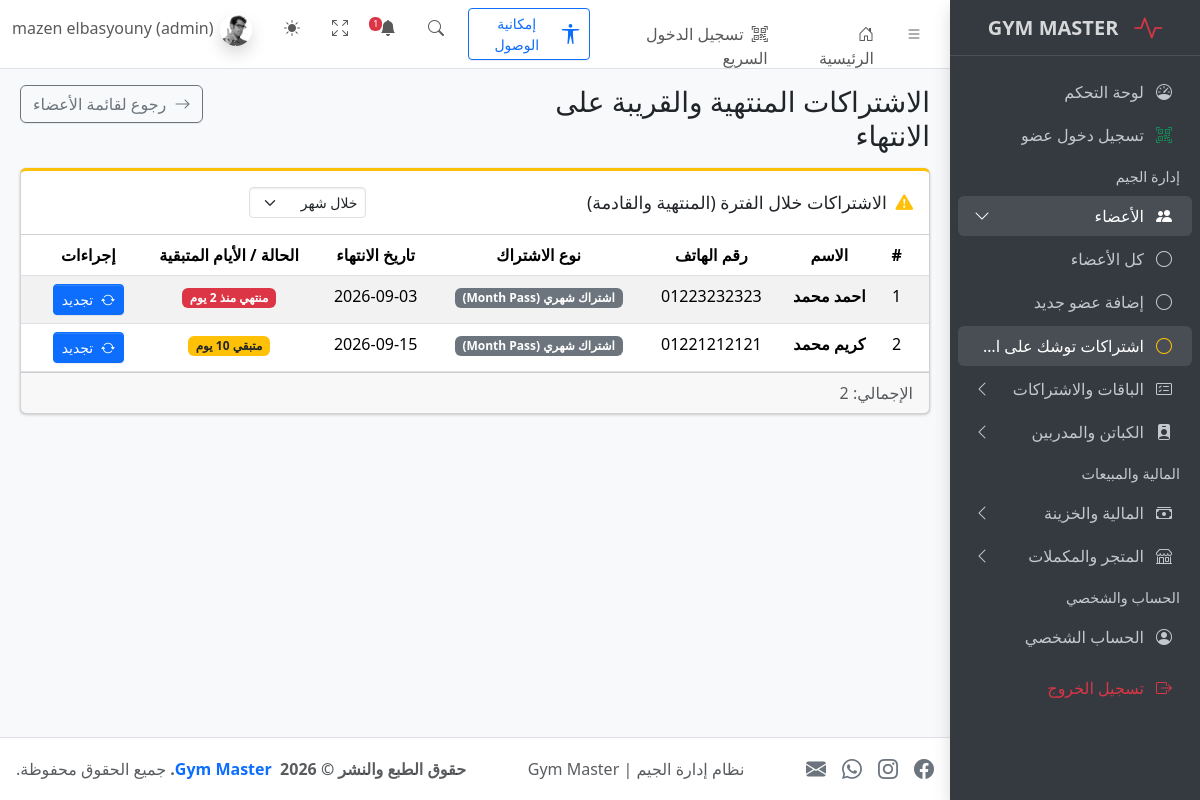
The app's page /expiring.php (signed in), older data.
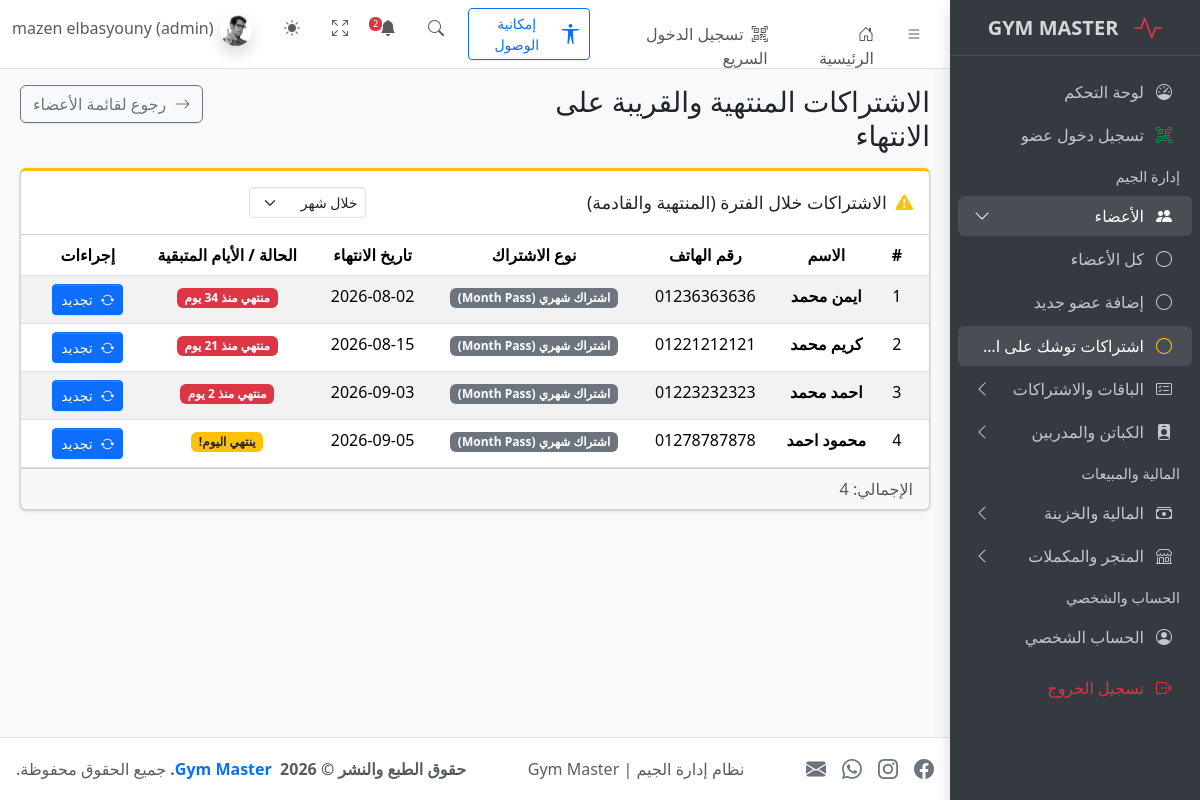
The same page, newer data.
### tables this page shows
CREATE TABLE `members` (
  `id` int(11) NOT NULL,
  `full_name` varchar(100) NOT NULL,
  `phone` varchar(20) NOT NULL,
  `email` varchar(150) DEFAULT NULL,
  `address` varchar(255) DEFAULT NULL,
  `gender` enum('male','female') NOT NULL DEFAULT 'male',
  `birth_date` date DEFAULT NULL,
  `join_date` date NOT NULL,
  `notes` text DEFAULT NULL,
  `created_at` timestamp NOT NULL DEFAULT current_timestamp(),
  `membership_type` varchar(50) DEFAULT NULL,
  `subscription_start` date DEFAULT NULL,
  `subscription_end` date DEFAULT NULL,
  `status` varchar(20) DEFAULT 'active'
);

### expiring.php (the view, shortened to what the changed rows need)
<?php
require_once __DIR__ . '/config/db.php';
$canRenew = isset($_SESSION['user_id']) && in_array($_SESSION['role'] ?? '', ['admin', 'staff'], true);
$days = isset($_GET['days']) && ctype_digit($_GET['days']) ? (int)$_GET['days'] : 30;
try {
    $stmt = $pdo->prepare("
        SELECT m.*,
               sub_latest.end_date AS subscription_end,
               sub_latest.membership_type,
               DATEDIFF(sub_latest.end_date, CURRENT_DATE()) AS days_left
        FROM members m
        INNER JOIN (
            SELECT s.member_id, s.end_date, p.name AS membership_type, s.id
            FROM subscriptions s
            LEFT JOIN packages p ON s.package_id = p.id
            WHERE s.id IN (
                SELECT MAX(id)
                FROM subscriptions
                GROUP BY member_id
            )
        ) sub_latest ON m.id = sub_latest.member_id
        WHERE DATEDIFF(sub_latest.end_date, CURRENT_DATE()) <= ?
        ORDER BY sub_latest.end_date ASC
    ");
    $stmt->execute([$days]);
    $expiringMembers = $stmt->fetchAll();
} catch (Exception $e) {
    $expiringMembers = [];
}
require_once __DIR__ . '/includes/header.php';
?>
<main class="app-main">
    <div class="app-content">
        <div class="container-fluid">
            <div class="card card-outline card-warning">
                <div class="card-header d-flex justify-content-between align-items-center">
                    <h3 class="card-title">
                    </h3>
                    <div class="card-tools">
                    </div>
                </div>
                <div class="card-body p-0">
                    <table class="table table-striped table-hover m-0 text-center">
                        <thead>
                            <tr>
                                <th>#</th>
                                <th>الاسم</th>
                                <th>رقم الهاتف</th>
                                <th>نوع الاشتراك</th>
                                <th>تاريخ الانتهاء</th>
                                <th>الحالة / الأيام المتبقية</th>
                                <?php if ($canRenew): ?>
                                    <th>إجراءات</th>
                                <?php endif; ?>
                            </tr>
                        </thead>
                        <tbody>
                            <?php if (!empty($expiringMembers)): ?>
                                <?php foreach ($expiringMembers as $index => $member):
                                    $daysLeft = (int)$member['days_left'];
                                    $isExpired = $daysLeft < 0;
                                ?>
                                    <tr>
                                        <td><?= $index + 1 ?></td>
                                        <td class="fw-bold"><?= htmlspecialchars($member['full_name']) ?></td>
                                        <td><?= htmlspecialchars($member['phone']) ?></td>
                                        <td><span class="badge bg-secondary"><?= htmlspecialchars($member['membership_type'] ?? 'اشتراك') ?></span></td>
                                        <td><?= htmlspecialchars($member['subscription_end']) ?></td>
                                        <td>
                                            <?php if ($isExpired): ?>
                                                <span class="badge bg-danger">
                                                    منتهي منذ <?= abs($daysLeft) ?> يوم
                                                </span>
                                            <?php elseif ($daysLeft === 0): ?>
                                                <span class="badge bg-warning text-dark">
                                                    ينتهي اليوم!
                                                </span>
                                            <?php else: ?>
                                                <span class="badge bg-warning text-dark">
                                                    متبقي <?= $daysLeft ?> يوم
                                                </span>
                                            <?php endif; ?>
                                        </td>
                                        <?php if ($canRenew): ?>
                                            <td>
                                                <a href="./create-invoice.php?member_id=<?= (int)$member['id'] ?>" class="btn btn-sm btn-primary">
                                                    <i class="bi bi-arrow-repeat me-1"></i> تجديد
                                                </a>
                                            </td>
                                        <?php endif; ?>
                                    </tr>
                                <?php endforeach; ?>
                            <?php endif; ?>
                        </tbody>
                    </table>
                </div>
                <div class="card-footer text-muted">
                    الإجمالي: <?= count($expiringMembers) ?>
                </div>
            </div>
        </div>
    </div>
</main>
<?php require_once __DIR__ . '/includes/footer.php'; ?>

### includes/header.php (shortened to what the changed rows need)
<?php
require_once __DIR__ . '/../config/db.php';
$isAdmin = isset($_SESSION['user_role']) && strtolower($_SESSION['user_role']) === 'admin';
$expiringCount = 0;
$newMembersCount = 0;
if (isset($conn) && $conn instanceof mysqli && !$conn->connect_error) {
    $expQuery = $conn->query("SELECT COUNT(*) as total FROM subscriptions WHERE end_date BETWEEN CURRENT_DATE() AND DATE_ADD(CURRENT_DATE(), INTERVAL 3 DAY)");
    if ($expQuery) {
        $expiringCount = (int)$expQuery->fetch_assoc()['total'];
    }
    $newQuery = $conn->query("SELECT COUNT(*) as total FROM members WHERE DATE(join_date) = CURRENT_DATE()");
    if ($newQuery) {
        $newMembersCount = (int)$newQuery->fetch_assoc()['total'];
    }
}
$totalNotifications = $expiringCount + $newMembersCount + ($isAdmin ? 1 : 0);
?>
<!doctype html>
<html lang="ar" dir="rtl">
  <head>
    <link
      rel="stylesheet"
      href="https://cdn.jsdelivr.net/npm/@fontsource/source-sans-3@5.0.12/index.css"
      media="print"
      onload="this.media = 'all'"
    />
    <link
      rel="stylesheet"
      href="https://cdn.jsdelivr.net/npm/overlayscrollbars@2.11.0/styles/overlayscrollbars.min.css"
    />
    <link
      rel="stylesheet"
      href="https://cdn.jsdelivr.net/npm/bootstrap-icons@1.13.1/font/bootstrap-icons.min.css"
    />
    <link rel="stylesheet" href="css/adminlte.rtl.css" />
    <link
      rel="stylesheet"
      href="https://cdn.jsdelivr.net/npm/apexcharts@3.37.1/dist/apexcharts.css"
    />
    <link
      rel="stylesheet"
      href="https://cdn.jsdelivr.net/npm/jsvectormap@1.5.3/dist/css/jsvectormap.min.css"
    />
  </head>
  <body class="layout-fixed sidebar-expand-lg bg-body-tertiary">
    <div class="app-wrapper">
      <nav class="app-header navbar navbar-expand bg-body">
        <div class="container-fluid">
          <ul class="navbar-nav ms-auto">
            <li class="nav-item dropdown">
              <a class="nav-link" data-bs-toggle="dropdown" href="#">
                <i class="bi bi-bell-fill"></i>
                <?php if ($totalNotifications > 0): ?>
                  <span class="navbar-badge badge text-bg-danger"><?= $totalNotifications ?></span>
                <?php endif; ?>
              </a>
            </li>
          </ul>
        </div>
      </nav>

Row changes from the older to the newer data that the page shows:
added members: full_name "ايمن محمد", phone "01236363636", membership_type "اشتراك شهري (Month Pass)", subscription_end "2026-08-02", daysLeft "34"
changed members "كريم محمد": subscription_end "2026-09-15" → "2026-08-15"; daysLeft "10" → "21"; text "متبقي" → "منتهي منذ"; moves up the list
added members: full_name "محمود احمد", phone "01278787878", membership_type "اشتراك شهري (Month Pass)", subscription_end "2026-09-05", shows "ينتهي اليوم!"
Text that changed along with them:
$totalNotifications: "1" → "2"
count($expiringMembers): "2" → "4"
